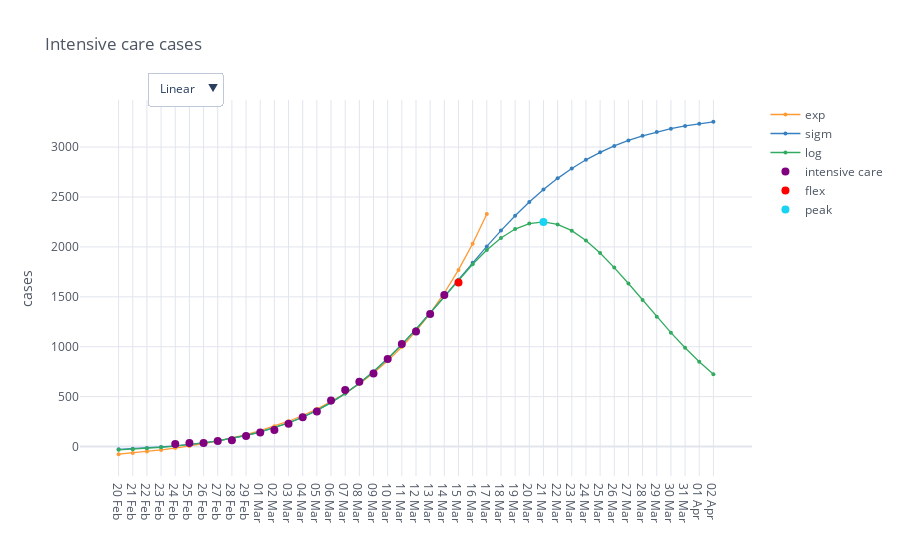

The cell this chart's notebook holds for it:
### Code cell
fig = df_final[['exp', 'sigm', 'log', 'intensive care']].iplot(theme="white", title="Intensive care cases", size=4, yTitle='cases', mode='lines+markers', asFigure=True)
fig.data[3].mode='markers'
fig.data[3].marker.size = 8
fig.add_trace(go.Scatter(x=[dt.day_of_year_to_string(round(flex[0]))], y=[flex[1]], name='flex', mode="markers"))
fig.add_trace(go.Scatter(x=[dt.day_of_year_to_string(round(peak[0]))], y=[peak[1]], name='peak', mode="markers"))
fig.data[4].marker.size = 8
fig.data[4].marker.color = 'rgba(255, 0, 0, 125)'
fig.data[5].marker.size = 8
# days = df_final.index.to_list()
# 
# fig.update_layout(
#     xaxis=dict(
#         tickmode='array',
#         tickvals=dt.str_to_day_of_year([d +' 2020' for d in days], '%d %b %Y'),
#         ticktext=days,
#         tickangle=90
#     )
# )
fig = mpl.iplot_add_log_scale_button(fig)
fig.show()

### Figure 1 — Plotly figure (JSON) as saved in the notebook; plotly's stock layout.template omitted (floating-point values rounded to 4 significant figures)
{"data": [{"line": {"color": "rgba(255, 153, 51, 1.0)", "dash": "solid", "shape": "linear", "width": 1.3}, "marker": {"size": 4, "symbol": "circle"}, "mode": "lines+markers", "name": "exp", "text": "", "type": "scatter", "x": ["20 Feb", "21 Feb", "22 Feb", "23 Feb", "24 Feb", "25 Feb", "26 Feb", "27 Feb", "28 Feb", "29 Feb", "01 Mar", "02 Mar", "03 Mar", "04 Mar", "05 Mar", "06 Mar", "07 Mar", "08 Mar", "09 Mar", "10 Mar", "11 Mar", "12 Mar", "13 Mar", "14 Mar", "15 Mar", "16 Mar", "17 Mar", "18 Mar", "19 Mar", "20 Mar", "21 Mar", "22 Mar", "23 Mar", "24 Mar", "25 Mar", "26 Mar", "27 Mar", "28 Mar", "29 Mar", "30 Mar", "31 Mar", "01 Apr", "02 Apr"], "y": [-76.16, -63.7, -49.56, -33.5, -15.27, 5.431, 28.93, 55.62, 85.92, 120.3, 159.4, 203.7, 254.1, 311.2, 376.2, 449.8, 533.5, 628.5, 736.4, 858.9, 997.9, 1156.0, 1335.0, 1539.0, 1770.0, 2032.0, 2330.0, "", "", "", "", "", "", "", "", "", "", "", "", "", "", "", ""]}, {"line": {"color": "rgba(55, 128, 191, 1.0)", "dash": "solid", "shape": "linear", "width": 1.3}, "marker": {"size": 4, "symbol": "circle"}, "mode": "lines+markers", "name": "sigm", "text": "", "type": "scatter", "x": ["20 Feb", "21 Feb", "22 Feb", "23 Feb", "24 Feb", "25 Feb", "26 Feb", "27 Feb", "28 Feb", "29 Feb", "01 Mar", "02 Mar", "03 Mar", "04 Mar", "05 Mar", "06 Mar", "07 Mar", "08 Mar", "09 Mar", "10 Mar", "11 Mar", "12 Mar", "13 Mar", "14 Mar", "15 Mar", "16 Mar", "17 Mar", "18 Mar", "19 Mar", "20 Mar", "21 Mar", "22 Mar", "23 Mar", "24 Mar", "25 Mar", "26 Mar", "27 Mar", "28 Mar", "29 Mar", "30 Mar", "31 Mar", "01 Apr", "02 Apr"], "y": [-27.02, -20.71, -13.05, -3.733, 7.571, 21.27, 37.85, 57.88, 82.01, 111.0, 145.7, 187.1, 236.2, 294.2, 362.1, 441.0, 531.9, 635.4, 751.9, 881.3, 1023.0, 1175.0, 1336.0, 1502.0, 1672.0, 1840.0, 2005.0, 2163.0, 2312.0, 2450.0, 2575.0, 2687.0, 2786.0, 2872.0, 2947.0, 3012.0, 3066.0, 3113.0, 3152.0, 3184.0, 3212.0, 3234.0, 3253.0]}, {"line": {"color": "rgba(50, 171, 96, 1.0)", "dash": "solid", "shape": "linear", "width": 1.3}, "marker": {"size": 4, "symbol": "circle"}, "mode": "lines+markers", "name": "log", "text": "", "type": "scatter", "x": ["20 Feb", "21 Feb", "22 Feb", "23 Feb", "24 Feb", "25 Feb", "26 Feb", "27 Feb", "28 Feb", "29 Feb", "01 Mar", "02 Mar", "03 Mar", "04 Mar", "05 Mar", "06 Mar", "07 Mar", "08 Mar", "09 Mar", "10 Mar", "11 Mar", "12 Mar", "13 Mar", "14 Mar", "15 Mar", "16 Mar", "17 Mar", "18 Mar", "19 Mar", "20 Mar", "21 Mar", "22 Mar", "23 Mar", "24 Mar", "25 Mar", "26 Mar", "27 Mar", "28 Mar", "29 Mar", "30 Mar", "31 Mar", "01 Apr", "02 Apr"], "y": [-32.56, -25.54, -17.12, -7.005, 5.13, 19.67, 37.08, 57.89, 82.71, 112.3, 147.4, 188.9, 238.0, 295.6, 362.9, 441.0, 531.0, 633.8, 750.0, 879.5, 1022.0, 1175.0, 1337.0, 1503.0, 1668.0, 1826.0, 1969.0, 2089.0, 2179.0, 2234.0, 2250.0, 2226.0, 2163.0, 2065.0, 1940.0, 1793.0, 1633.0, 1467.0, 1302.0, 1141.0, 990.1, 850.5, 723.8]}, {"line": {"color": "rgba(128, 0, 128, 1.0)", "dash": "solid", "shape": "linear", "width": 1.3}, "marker": {"size": 8, "symbol": "circle"}, "mode": "markers", "name": "intensive care", "text": "", "type": "scatter", "x": ["20 Feb", "21 Feb", "22 Feb", "23 Feb", "24 Feb", "25 Feb", "26 Feb", "27 Feb", "28 Feb", "29 Feb", "01 Mar", "02 Mar", "03 Mar", "04 Mar", "05 Mar", "06 Mar", "07 Mar", "08 Mar", "09 Mar", "10 Mar", "11 Mar", "12 Mar", "13 Mar", "14 Mar", "15 Mar", "16 Mar", "17 Mar", "18 Mar", "19 Mar", "20 Mar", "21 Mar", "22 Mar", "23 Mar", "24 Mar", "25 Mar", "26 Mar", "27 Mar", "28 Mar", "29 Mar", "30 Mar", "31 Mar", "01 Apr", "02 Apr"], "y": ["", "", "", "", 27.0, 35.0, 36.0, 56.0, 64.0, 105.0, 140.0, 166.0, 229.0, 295.0, 351.0, 462.0, 567.0, 650.0, 733.0, 877.0, 1028.0, 1153.0, 1328.0, 1518.0, "", "", "", "", "", "", "", "", "", "", "", "", "", "", "", "", "", "", ""]}, {"marker": {"color": "rgba(255, 0, 0, 125)", "size": 8}, "mode": "markers", "name": "flex", "type": "scatter", "x": ["15 Mar"], "y": [1642.0]}, {"marker": {"size": 8}, "mode": "markers", "name": "peak", "type": "scatter", "x": ["21 Mar"], "y": [2250.0]}], "layout": {"legend": {"bgcolor": "#FFFFFF", "font": {"color": "#4D5663"}}, "paper_bgcolor": "#FFFFFF", "plot_bgcolor": "#FFFFFF", "title": {"font": {"color": "#4D5663"}, "text": "Intensive care cases"}, "updatemenus": [{"buttons": [{"args": [{"yaxis.type": "linear"}], "label": "Linear", "method": "relayout"}, {"args": [{"yaxis.type": "log"}], "label": "Log", "method": "relayout"}], "direction": "down", "pad": {"r": 10, "t": 10}, "showactive": true, "x": 0.1, "xanchor": "left", "y": 1.1, "yanchor": "top"}], "xaxis": {"gridcolor": "#E1E5ED", "showgrid": true, "tickfont": {"color": "#4D5663"}, "title": {"font": {"color": "#4D5663"}, "text": ""}, "zerolinecolor": "#E1E5ED"}, "yaxis": {"gridcolor": "#E1E5ED", "showgrid": true, "tickfont": {"color": "#4D5663"}, "title": {"font": {"color": "#4D5663"}, "text": "cases"}, "zerolinecolor": "#E1E5ED"}}}
